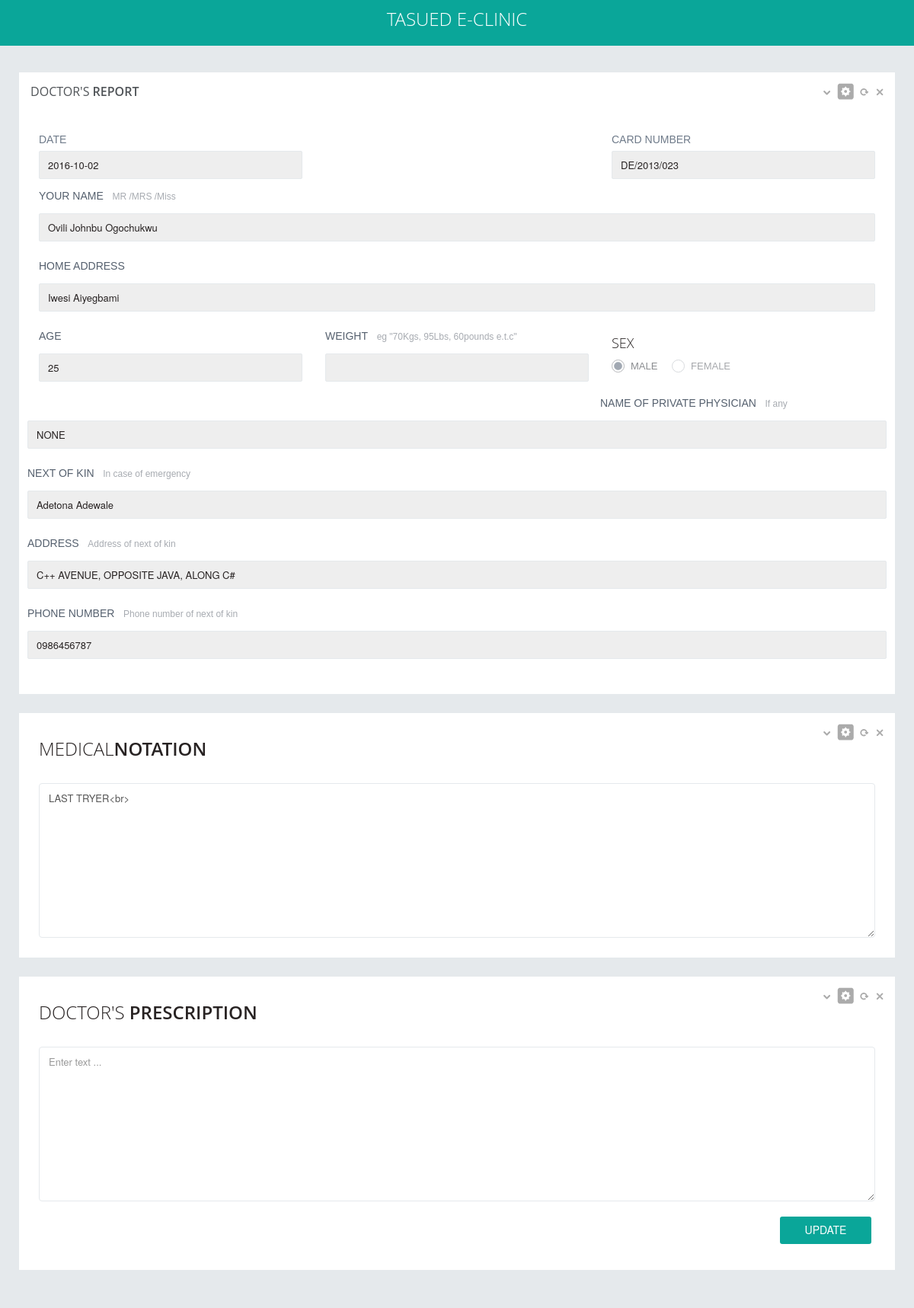
/editnotation.php?p=DE/2013/023&id=29 (signed in), run on the app's committed database.
### tables this page shows
CREATE TABLE `users` (
  `id` int(10) NOT NULL,
  `card_number` varchar(200) NOT NULL,
  `usertype` varchar(10) NOT NULL,
  `status` int(11) NOT NULL DEFAULT '0',
  `edate` varchar(200) NOT NULL,
  `username` varchar(200) NOT NULL,
  `password` varchar(200) NOT NULL,
  `passport` varchar(200) NOT NULL,
  `surname` varchar(200) NOT NULL,
  `first_name` varchar(200) NOT NULL,
  `middle_name` varchar(200) NOT NULL,
  `c_name` varchar(200) NOT NULL,
  `c_address` varchar(200) NOT NULL,
  `c_phone` varchar(200) NOT NULL,
  `dob` varchar(200) NOT NULL,
  `gender` int(10) NOT NULL,
  `relationship_status` int(10) NOT NULL,
  `programme` int(10) NOT NULL,
  `home_address` longtext NOT NULL,
  `guardian` varchar(200) NOT NULL,
  `guardian_relationship` varchar(200) NOT NULL,
  `guardian_address` longtext NOT NULL,
  `phoneno` varchar(200) NOT NULL,
  `guardian_phoneno` varchar(200) NOT NULL,
  `mh_1` varchar(10) NOT NULL,
  `mh_2` varchar(10) NOT NULL,
  `mh_3` varchar(10) NOT NULL,
  `mh_4` varchar(10) NOT NULL,
  `mh_5` longtext NOT NULL,
  `mh_6` varchar(10) NOT NULL,
  `mh_7` varchar(10) NOT NULL,
  `mh_8` longtext NOT NULL,
  `mh_9` longtext NOT NULL,
  `mh_10` varchar(200) NOT NULL,
  `mh_11` varchar(10) NOT NULL,
  `mh_12` varchar(10) NOT NULL,
  `mh_13` varchar(10) NOT NULL,
  `mh_14` varchar(200) NOT NULL,
  `mh_15` varchar(10) NOT NULL,
  `sh_1` varchar(200) NOT NULL,
  `sh_2` varchar(500) NOT NULL,
  `sh_3` varchar(500) NOT NULL,
  `sh_4` varchar(500) NOT NULL,
  `dh_1` varchar(500) NOT NULL,
  `dh_2` varchar(500) NOT NULL,
  `ih_1` varchar(200) NOT NULL,
  `ih_2` varchar(200) NOT NULL,
  `ih_3` varchar(200) NOT NULL,
  `ih_4` varchar(200) NOT NULL,
  `ih_5` varchar(200) NOT NULL,
  `ffs1` varchar(200) NOT NULL,
  `ffs2` varchar(200) NOT NULL,
  `bm1` varchar(200) NOT NULL,
  `bm2` varchar(200) NOT NULL,
  `tt1` varchar(200) NOT NULL,
  `tt2` varchar(200) NOT NULL,
  `tt3` varchar(200) NOT NULL,
  `tt4` varchar(200) NOT NULL,
  `tt5` varchar(200) NOT NULL,
  `tt6` varchar(200) NOT NULL,
  `tt7` varchar(200) NOT NULL,
  `tt8` varchar(200) NOT NULL,
  `tt9` varchar(200) NOT NULL,
  `tt10` varchar(200) NOT NULL,
  `tt11` varchar(200) NOT NULL,
  `tt12` varchar(200) NOT NULL,
  `tt13` varchar(200) NOT NULL,
  `tt14` varchar(200) NOT NULL,
  `tt15` varchar(200) NOT NULL,
  `tt16` varchar(200) NOT NULL,
  `lt1` varchar(200) NOT NULL,
  `lt2` varchar(200) NOT NULL,
  `lt3` varchar(200) NOT NULL,
  `lt4` varchar(200) NOT NULL,
  `lt5` varchar(200) NOT NULL,
  `lt6` varchar(200) NOT NULL,
  `lt7` varchar(200) NOT NULL,
  `lt8` varchar(200) NOT NULL
);

CREATE TABLE `notation` (
  `id` int(10) NOT NULL,
  `stid` int(10) NOT NULL,
  `doc_id` int(10) NOT NULL,
  `lab_required` varchar(10) NOT NULL,
  `lab_req_id` varchar(10) NOT NULL,
  `lab_report_id` varchar(10) NOT NULL,
  `edate` varchar(200) NOT NULL,
  `prescription` longtext NOT NULL,
  `collected` varchar(10) NOT NULL,
  `notation` longtext NOT NULL
);

### includes/read.php (called while the page is built, shortened)
<?php
if(!empty($_GET['p'])){
$patient = $_GET['p'];
$pquery = "SELECT * FROM users where card_number = '$patient'";
$prun_query = mysqli_query($dbc, $pquery);
if($prun_query){
    $pdata = mysqli_fetch_assoc($prun_query);
    $pid = $pdata['id'];
    $pname = "$pdata[surname] $pdata[first_name] $pdata[middle_name]";
    $paddress = $pdata['home_address'];
    $pcard_number = $pdata['card_number'];
    $pnextkin = $pdata['guardian'];
    $pnextkinadd = $pdata['guardian_address'];
    $pnextkinphone = $pdata['guardian_phoneno'];
    $year = "SELECT YEAR('$pdata[dob]')";
    $year = mysqli_query($dbc, $year);
    $year = mysqli_fetch_array($year);
    $year = $year[0];
    $age = 2015 - $year;
}
                if($pagename == 'alrun'){
                $lrfquery = "SELECT * FROM labform where stid = $pid and notation_id = $_GET[notation_id] ORDER BY id DESC";
                $lrfrun_query = mysqli_query($dbc,$lrfquery);
                if($lrfrun_query){
                    $lrfdata = mysqli_fetch_assoc($lrfrun_query);
                    $lrfdoc_id = $lrfdata['doc_id'];
                    $lrfnotation_id = $lrfdata['notation_id'];
                    $lrfsample = $lrfdata['sample'];
                    $lrfinvestigation = $lrfdata['investigation'];
                    $date = $lrfdata['edate'];
                    $lrfid = $lrfdata['id'];
                }
                $dquery = "SELECT * FROM users where id = $lrfdoc_id";
                $drun_query = mysqli_query($dbc, $dquery);
                if($drun_query){
                    $ddata = mysqli_fetch_assoc($drun_query);
                    $doc_name = "Dr. $ddata[surname] $ddata[first_name] $ddata[middle_name]";
                }
                            }elseif($pagename == 'addn'){
                            }elseif($pagename == 'editp'){
                            }elseif($pagename == "vl"){
                            }elseif ($pagename == "prescription") {
                            }elseif($pagename == "editn"){
                                $query = "SELECT * FROM notation where id = $_GET[id]";
                                $run_query = mysqli_query($dbc,$query);
                                $edata = mysqli_fetch_assoc($run_query);
                            }
}
else{
    header("location:index.php");
}

### editnotation.php (the view, shortened to what this page needs)
<?php
require("includes/db.php");
$pagename = "editn";
require ("includes/read.php");
?>
<!DOCTYPE html>
<html>
<head>
     <?php require('includes/header.php'); ?>
</head>
<body class="">
<?php require 'includes/header2.php'; ?>
<div class="page-container row-fluid">
<?php require 'includes/sidebar.php'; ?>
	<div class="page-content">
		<div class="content">
			 <div class="row">
			 <form name="editnotation" id="editnotation">
            <div class="col-md-12">
              <div class="grid simple">
                <div class="grid-title no-border">
                  <h4>DOCTOR'S <span class="semi-bold"> REPORT</span></h4>
                  <div class="tools"> <a href="javascript:;" class="collapse"></a> <a href="#grid-config" data-toggle="modal" class="config"></a> <a href="javascript:;" class="reload"></a> <a href="javascript:;" class="remove"></a> </div>
                </div>
                <div class="grid-body no-border"> <br>
                  <div class="row">
                    <div class="col-md-12 col-sm-12 col-xs-12">
                    <div class="row">
                    	<div class="col-md-4 col-sm-4 col-xs-4">
                    		<p><label class="form-label">DATE</label>
                                    <input id="date" name="date" type="text" class="form-control" disabled="true" value="<?php echo date("Y-m-d"); ?>"/></p>
                    	</div>
                    	<div class="col-md-4 col-sm-4 col-xs-4" style="float:right" >
                    		<p><label class="form-label">CARD NUMBER</label>
                                    <input name="card_number" id="card_number" type="text" class="form-control"disabled="true" value="<?php echo $pcard_number; ?>"/></p>
                    	</div>
                    </div>
                      <div class="form-group">
                        <label class="form-label">YOUR NAME</label>
                        <span class="help">MR /MRS /Miss</span>
                        <div class="controls">
                            <input name="name" id="name" type="text" class="form-control" disabled="true" value="<?php echo $pname; ?>"/>
                        </div>
                      </div>
                       <div class="form-group">
                        <label class="form-label">HOME ADDRESS</label>
                        <div class="controls">
                            <input name="home_address" id="address" type="text" class="form-control" disabled="true" value="<?php echo $paddress; ?>"/>
                        </div>
                      </div>
                       <div class="row">
                       <div class="col-md-4 col-sm-4 col-xs-4">
                       <div class="form-group">
                        <label class="form-label">AGE</label>
                        <div class="controls">
                            <input name="dob"  type="text" class="form-control"  disabled="true" value="<?php echo $age; ?>" />
                        </div>
                      </div>
                       </div>
                        <div class="col-md-4 col-sm-4 col-xs-4">
                       <div class="form-group">
                        <label class="form-label">WEIGHT</label>
                          <span class="help">eg "70Kgs, 95Lbs, 60pounds e.t.c"</span>
                        <div class="controls">
                          <input name="weight" id="weight" type="text" class="form-control"  disabled="true"/>
                        </div>
                      </div>
                      </div>
                       <div class="col-md-4 col-sm-4 col-xs-4">
                       	 <div class="form-group">
                       	 	 <h4>SEX</h4>
                       	 	 <div class="radio">
                        		 <label>MALE</label>
                          		<label>FEMALE</label>
                       	 	 </div>
                       	 </div>
                       </div>
                       <div class="form-group">
                        <label class="form-label">NAME OF PRIVATE PHYSICIAN</label>
                        <span class="help">If any</span>
                        <div class="controls">
                            <input type="text" class="form-control" disabled="true" value="NONE"/>
                        </div>
                      </div>
                      <div class="form-group">
                        <label class="form-label">NEXT OF KIN</label>
                            <span class="help">In case of emergency</span>
                        <div class="controls">
                            <input type="text" class="form-control" disabled="true" value="<?php echo $pnextkin; ?>"/>
                        </div>
                      </div>
                      <div class="form-group">
                        <label class="form-label">ADDRESS</label>
                            <span class="help">Address of next of kin</span>
                        <div class="controls">
                            <input type="text" class="form-control" disabled="true" value="<?php echo $pnextkinadd; ?>"/>
                        </div>
                      </div>
                      <div class="form-group">
                      <label class="form-label">PHONE NUMBER</label>
                            <span class="help">Phone number of next of kin</span>
                        <div class="controls">
                            <input id="'phone" type="text" class="form-control" disabled="true" value="<?php echo $pnextkinphone; ?>"/>
                      </div>
                        </div>
                      </div>
                     </div>
                    </div>
                   </div>
                  </div>
	<div class="row">
        <div class="col-md-12">
              <div class="grid simple">
                <div class="grid-title no-border">
                  <div class="tools"> <a href="javascript:;" class="collapse"></a> <a href="#grid-config" data-toggle="modal" class="config"></a> <a href="javascript:;" class="reload"></a> <a href="javascript:;" class="remove"></a> </div>
                </div>
                <div class="grid-body no-border">
                    <h3>MEDICAL<span class="semi-bold">NOTATION</span></h3>
                    <br>
                    <textarea name="notation" id="text-editor" placeholder="Enter text ..." class="form-control textarea1" rows="10"><?php echo $edata['notation']; ?></textarea>
                </div>
              </div>
        </div>
      </div>
       <div class="row">
        <div class="col-md-12">
              <div class="grid simple">
                <div class="grid-title no-border">
                  <div class="tools"> <a href="javascript:;" class="collapse"></a> <a href="#grid-config" data-toggle="modal" class="config"></a> <a href="javascript:;" class="reload"></a> <a href="javascript:;" class="remove"></a> </div>
                </div>
                <div class="grid-body no-border">
                    <h3>DOCTOR'S <span class="semi-bold">PRESCRIPTION</span></h3>
                    <br>
                    <textarea name="prescription" id="text-editor" placeholder="Enter text ..." class="form-control textarea2" rows="10"><?php echo $edata['prescription'];?></textarea>
                    <br>
                    <button class="btn btn-primary btn-cons" style="float:right">UPDATE</button>
                 </div>
              </div>
        </div>
      </div>
		</div>
		</form>
	</div>
</div>
</body>
</html>

### assets/css/responsive.css (style rules this page uses)
@media (min-width: 980px) { .page-content { margin-left: 250px; min-height: 100%; } }
@media only screen and (min-device-width: 768px) and (max-device-width: 1024px) and (orientation: portrait) { body { background-color: #1b1e24; } }
@media only screen and (min-device-width: 768px) and (max-device-width: 1024px) and (orientation: portrait) { .page-content .content { padding-top: 95px; } }
@media only screen and (min-device-width: 768px) and (max-device-width: 1024px) and (orientation: portrait) { .page-content { margin: 0px; } }
@media only screen and (min-device-width: 768px) and (max-device-width: 1024px) and (orientation: portrait) { .page-content .content { padding: 25px; padding-top: 95px; } }

### data on the page
users: card_number "DE/2013/023", name "Ovili Johnbu Ogochukwu", home_address "Iwesi Aiyegbami", guardian "Adetona Adewale", guardian_address "C++ AVENUE, OPPOSITE JAVA, ALONG C#", guardian_phoneno "0986456787"
notation: notation "LAST TRYER<br>"
